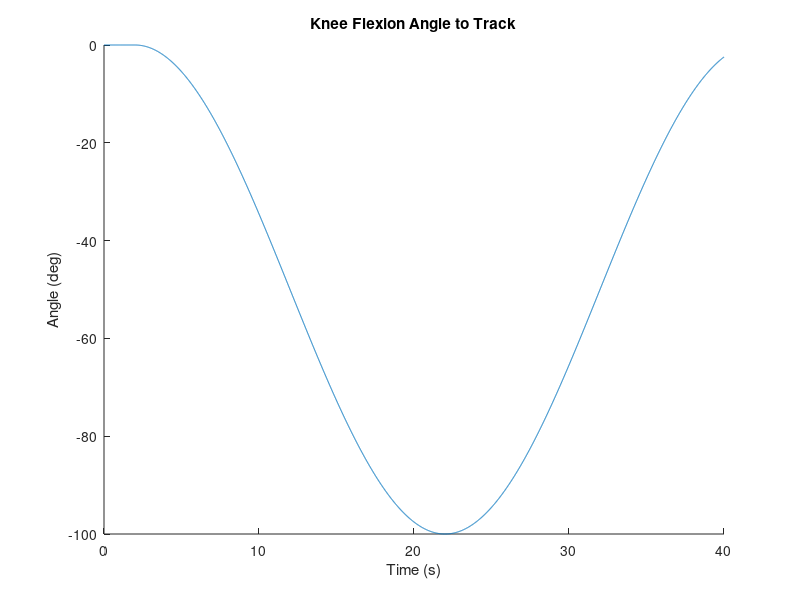

Recreate this plot in MATLAB. (Note: this script raises an error after producing the figure.)
clc; clear all; close all;

%% write motion file with prescribed knee angle function

t_trans = 2;
t_end = 40;
ang_max = 100;
freq = 20;
t0 = 0:0.01:t_trans;
t1 = t_trans+0.01:0.01:t_end;
t = [t0';t1'];

for i = 1:size(t,1)
    if t(i) <t_trans
        k_flex(i,1) = 0;
    else
        k_flex(i,1) = -(ang_max/2)+(ang_max/2)*cos((1/freq)*pi*(t(i)-t_trans));
    end
end

figure('color','w');
plot(t,k_flex);
set(gca,'box','off');
xlabel('Time (s)');
ylabel('Angle (deg)');
title('Knee Flexion Angle to Track');
saveas(gcf,'../Passive_Flexion/prescribed_flexion_ang.bmp');

[m,n] = size(k_flex);
headers = {'time';'knee_angle_r';'knee_add_r';     'knee_rot_r';     'knee_tx_r';       'knee_ty_r';    'knee_tz_r'};
data =    [  t       k_flex       0*ones(m,n)        0*ones(m,n)  -0.006*ones(m,n)   -0.450*ones(m,n)  zeros(m,n) ];
write_motion('../Passive_Flexion/flexion_ang.mot',data,headers)

%% write osim model file with prescribed knee angle function

fid = fopen('../runner18_scaled.osim');
fid2 = fopen('../runner18_scaled_passiveFlex.osim','w');

while ~feof(fid)
    tline = fgets(fid);
    A = sscanf(tline,'%s');
    fwrite(fid2,tline);
    
    if strcmp(A,'<Coordinatename="knee_angle_r">')
        for i = 1:13
            tline = fgets(fid);
            A = sscanf(tline,'%s');
            fwrite(fid2,tline);
        end
        for i = 1:3
            tline = fgets(fid); 
        end
        fprintf(fid2,'\t\t\t\t\t\t\t\t\t\t <prescribed_function> \n');
        fprintf(fid2,'\t\t\t\t\t\t\t\t\t\t\t <SimmSpline> \n');
        fprintf(fid2,['\t\t\t\t\t\t\t\t\t\t\t\t <x>' num2str(t') '</x>\n']);
        fprintf(fid2,['\t\t\t\t\t\t\t\t\t\t\t\t <y>' num2str((3.14/180)*k_flex') '</y>\n']);
        fprintf(fid2,'\t\t\t\t\t\t\t\t\t\t\t </SimmSpline> \n');
        fprintf(fid2,'\t\t\t\t\t\t\t\t\t\t </prescribed_function> \n');
        fprintf(fid2,'\t\t\t\t\t\t\t\t\t\t <!--Flag--> \n');
        fprintf(fid2,'\t\t\t\t\t\t\t\t\t\t <prescribed>true</prescribed> \n');
    end
    
end
fclose('all');






